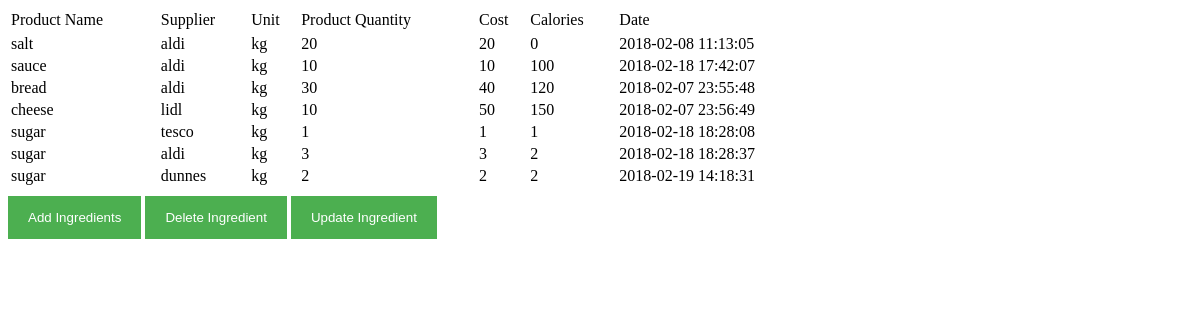
/retrieve.php, run on the app's committed database.
### tables this page shows
CREATE TABLE `ingredients` (
  `name` varchar(50) NOT NULL,
  `supplier` varchar(50) NOT NULL,
  `unit` varchar(50) NOT NULL,
  `quantity` int(50) NOT NULL,
  `cost` int(50) NOT NULL,
  `calories` int(20) NOT NULL,
  `time_updated` timestamp NOT NULL DEFAULT CURRENT_TIMESTAMP ON UPDATE CURRENT_TIMESTAMP
);

### retrieve.php (the view, shortened to what this page needs)
<?php include('server1.php') ?>
<html>
<body>
<?php
        $conn = mysqli_connect('localhost','root','saurabh','project');
        $sql_query="SELECT * FROM ingredients";
        	$result = $conn->query($sql_query) or $conn->error;
        ?>
        <table width="70%">
          <thead>
            <tr>
             	<td>Product Name</td>
              <td>Supplier</td>
              <td>Unit</td>
              <td>Product Quantity</td>
              <td>Cost</td>
              <td>Calories</td>
              <td>Date</td>
       	   </tr>
          </thead>
            <t body id="table_body">
              <tr>
        			<?php
        				if (mysqli_num_rows($result) > 0)
        				{
        					while ($row = mysqli_fetch_array($result))
        					{
        			?>
        				<tr>
        					<td><?php echo $row[0]; ?></td>
        					<td><?php echo $row[1]; ?></td>
        					<td><?php echo $row[2]; ?></td>
                  <td><?php echo $row[3]; ?></td>
                  <td><?php echo $row[4]; ?></td>
                  <td><?php echo $row[5]; ?></td>
                  <td><?php echo $row[6]; ?></td>
        				</tr>
        			<?php
        					}
        				}
        			?>
        		</tr>
        </table>
        <button onclick="document.getElementById('id01').style.display='block'" style="width:auto;">Add Ingredients</button>
        <button onclick="document.getElementById('id04').style.display='block'" style="width:auto;">Delete Ingredient</button>
        <button onclick="document.getElementById('id03').style.display='block'" style="width:auto;">Update Ingredient</button>
</body>
</html>

### server1.php (shortened to what this page needs)
<html>
<body>
</body>
</html>

### retrieve.php (style rules this page uses)
button { background-color: #4CAF50; color: white; padding: 14px 20px; margin: 8px 0; border: none; cursor: pointer; width: 100%; }

### data on the page
ingredients: name "salt", supplier "aldi", unit "kg", quantity "20", cost "20", calories "0", time_updated "2018-02-08 11:13:05"
ingredients: name "sauce", supplier "aldi", unit "kg", quantity "10", cost "10", calories "100", time_updated "2018-02-18 17:42:07"
ingredients: name "bread", supplier "aldi", unit "kg", quantity "30", cost "40", calories "120", time_updated "2018-02-07 23:55:48"
ingredients: name "cheese", supplier "lidl", unit "kg", quantity "10", cost "50", calories "150", time_updated "2018-02-07 23:56:49"
ingredients: name "sugar", supplier "tesco", unit "kg", quantity "1", cost "1", calories "1", time_updated "2018-02-18 18:28:08"
ingredients: name "sugar", supplier "aldi", unit "kg", quantity "3", cost "3", calories "2", time_updated "2018-02-18 18:28:37"
ingredients: name "sugar", supplier "dunnes", unit "kg", quantity "2", cost "2", calories "2", time_updated "2018-02-19 14:18:31"
